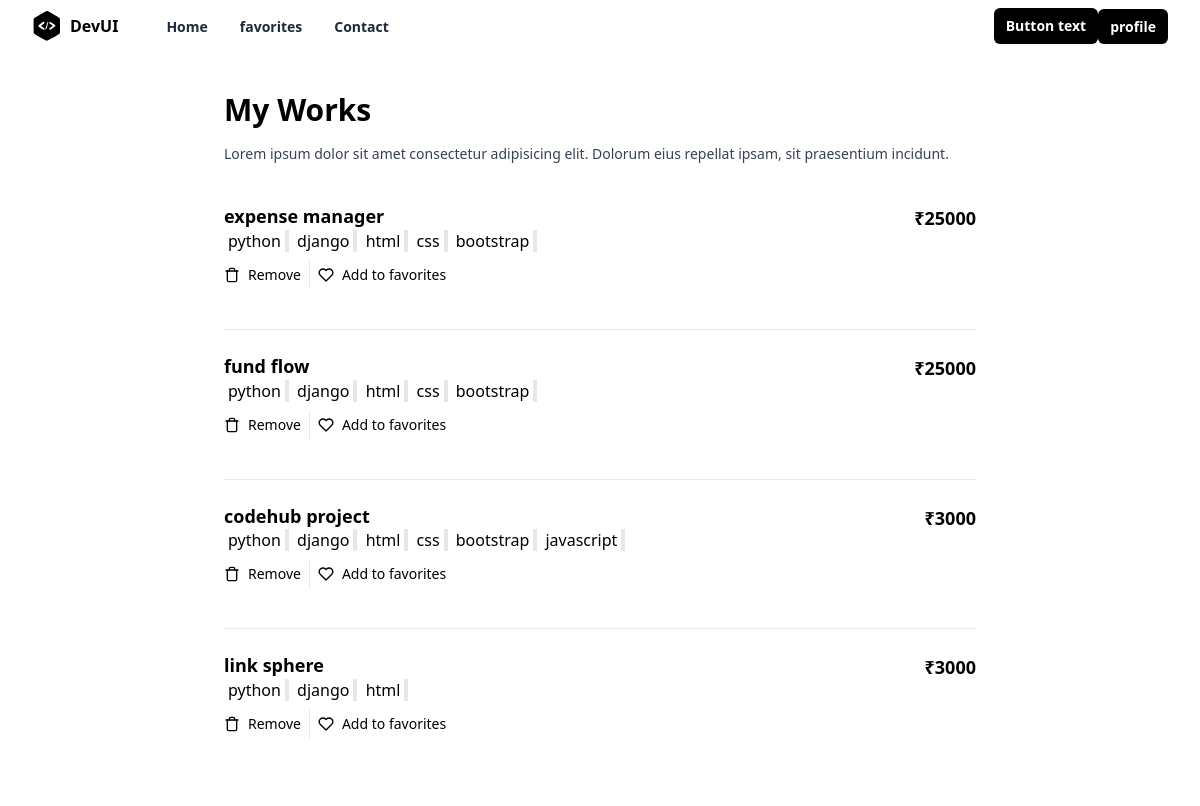
The page /work/all/ (signed in) on the database its author committed.
### store/models.py (models this page shows, shortened)
class Project(models.Model):
    title=models.CharField(max_length=200)
    description=models.TextField()
    tag_objects=models.ManyToManyField(Tag)
    owner=models.ForeignKey(User,on_delete=models.CASCADE,related_name="projects")
    thumbnail=EmbedVideoField()
    price=models.PositiveIntegerField()
    files=models.FileField(upload_to="projects",null=True)
    created_date=models.DateTimeField(auto_now_add=True)
    updated_date=models.DateTimeField(auto_now=True)
    is_active=models.BooleanField(default=True)

class Tag(models.Model):
    title=models.CharField(max_length=200,unique=True)
    created_date=models.DateTimeField(auto_now_add=True)
    updated_date=models.DateTimeField(auto_now=True)
    is_active=models.BooleanField(default=True)
    def __str__(self) -> str:
        return self.title

### store/views.py (the view)
# urls.py: path('work/all/',views.ProjectListView.as_view(),name="myworks"),
class ProjectListView(View):
    def get(self,request,*args,**kwargs):
        qs=request.user.projects.all()
        return render(request,"store/myprojects.html",{"works":qs})

### store/templates/store/myprojects.html (shortened to what this page needs)
{%extends 'store/base.html'%}
{%load embed_video_tags %}
{%block main_block%}
<div class="mx-auto flex max-w-3xl flex-col space-y-4 p-6 px-2 sm:p-10 sm:px-2">
    <h2 class="text-3xl font-bold">My Works</h2>
    <p class="mt-3 text-sm font-medium text-gray-700">
      Lorem ipsum dolor sit amet consectetur adipisicing elit. Dolorum eius
      repellat ipsam, sit praesentium incidunt.
    </p>
    <ul class="flex flex-col divide-y divide-gray-200">
        {%for w in works%}
        <li class="flex flex-col py-6 sm:flex-row sm:justify-between">
            <div class="flex w-full space-x-2 sm:space-x-4">
              <div class="flex w-full flex-col justify-between pb-4">
                <div class="flex w-full justify-between space-x-2 pb-2">
                  <div class="space-y-1">
                    <h3 class="text-lg font-semibold leading-snug sm:pr-8">
                      {{w.title}}
                    </h3>
                    {%for t in w.tag_objects.all%}
                    <span class="border-e-4 px-1 border-stone">{{t}}</span>
                    {%endfor%}
                  </div>
                  <div class="text-right">
                    <p class="text-lg font-semibold">₹{{w.price}}</p>
                  </div>
                </div>
                <div class="flex divide-x text-sm">
                  <a
                  href="{%url 'work-delete' w.id%}"
                    type="button"
                    class="flex items-center space-x-2 px-2 py-1 pl-0"
                  >
                    <span>Remove</span>
                  </a>
                  <button type="button" class="flex items-center space-x-2 px-2 py-1">
                    <span>Add to favorites</span>
                  </button>
                </div>
              </div>
            </div>
          </li>
        {%endfor%}
    </ul>
  </div>
{%endblock%}

### rows shown on the page
Project: title "expense manager", price "25000"
Tag: title "python"
Tag: title "django"
Tag: title "html"
Tag: title "css"
Tag: title "bootstrap"
Project: title "fund flow", price "25000"
Project: title "codehub project", price "3000"
Tag: title "javascript"
Project: title "link sphere", price "3000"
